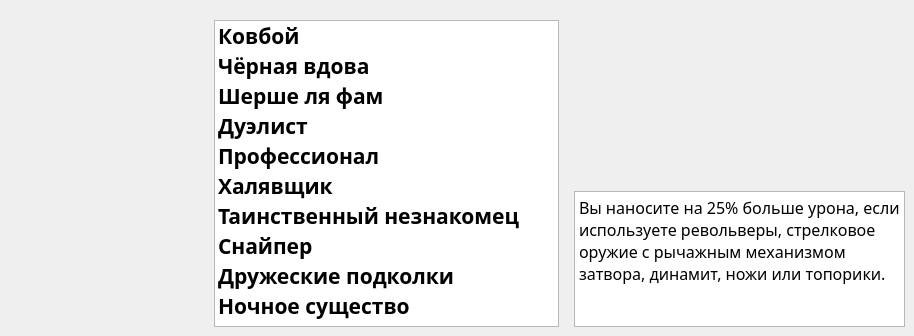
     <widget class="QWidget" name="perks">
      <attribute name="title">
       <string>PERKS</string>
      </attribute>
      <widget class="QListWidget" name="perks_list">
       <property name="geometry">
        <rect>
         <x>214</x>
         <y>20</y>
         <width>345</width>
         <height>307</height>
        </rect>
       </property>
       <property name="font">
        <font>
         <family>Roboto Mono</family>
         <pointsize>16</pointsize>
         <weight>75</weight>
         <bold>true</bold>
        </font>
       </property>
       <property name="focusPolicy">
        <enum>Qt::NoFocus</enum>
       </property>
       <property name="contextMenuPolicy">
        <enum>Qt::DefaultContextMenu</enum>
       </property>
       <property name="verticalScrollBarPolicy">
        <enum>Qt::ScrollBarAlwaysOff</enum>
       </property>
       <property name="horizontalScrollBarPolicy">
        <enum>Qt::ScrollBarAlwaysOff</enum>
       </property>
       <property name="sizeAdjustPolicy">
        <enum>QAbstractScrollArea::AdjustIgnored</enum>
       </property>
       <property name="autoScroll">
        <bool>false</bool>
       </property>
       <property name="editTriggers">
        <set>QAbstractItemView::NoEditTriggers</set>
       </property>
       <property name="showDropIndicator" stdset="0">
        <bool>false</bool>
       </property>
       <property name="flow">
        <enum>QListView::TopToBottom</enum>
       </property>
       <property name="selectionRectVisible">
        <bool>false</bool>
       </property>
       <property name="currentRow">
        <number>-1</number>
       </property>
       <item>
        <property name="text">
         <string>Ковбой</string>
        </property>
       </item>
       <item>
        <property name="text">
         <string>Чёрная вдова</string>
        </property>
       </item>
       <item>
        <property name="text">
         <string>Шерше ля фам</string>
        </property>
       </item>
       <item>
        <property name="text">
         <string>Дуэлист</string>
        </property>
       </item>
       <item>
        <property name="text">
         <string>Профессионал</string>
        </property>
       </item>
       <item>
        <property name="text">
         <string>Халявщик</string>
        </property>
       </item>
       <item>
        <property name="text">
         <string>Таинственный незнакомец</string>
        </property>
       </item>
       <item>
        <property name="text">
         <string>Снайпер</string>
        </property>
       </item>
       <item>
        <property name="text">
         <string>Дружеские подколки</string>
        </property>
       </item>
       <item>
        <property name="text">
         <string>Ночное существо</string>
        </property>
       </item>
       <item>
        <property name="text">
         <string>День под кайфом</string>
        </property>
       </item>
       <item>
        <property name="text">
         <string>Беззаветная преданность</string>
        </property>
       </item>
       <item>
        <property name="text">
         <string>Кладоискатель</string>
        </property>
       </item>
       <item>
        <property name="text">
         <string>Друг животных</string>
        </property>
       </item>
       <item>
        <property name="text">
         <string>Домушник</string>
        </property>
       </item>
       <item>
        <property name="text">
         <string>Виски и роза</string>
        </property>
       </item>
       <item>
        <property name="text">
         <string>Наводчик</string>
        </property>
       </item>
      </widget>
      <widget class="QLabel" name="perks_image">
       <property name="geometry">
        <rect>
         <x>574</x>
         <y>20</y>
         <width>331</width>
         <height>171</height>
        </rect>
       </property>
       <property name="text">
        <string>&lt;html&gt;&lt;head/&gt;&lt;body&gt;&lt;p&gt;&lt;br/&gt;&lt;/p&gt;&lt;/body&gt;&lt;/html&gt;</string>
       </property>
       <property name="alignment">
        <set>Qt::AlignCenter</set>
       </property>
      </widget>
      <widget class="QTextEdit" name="perks_description">
       <property name="geometry">
        <rect>
         <x>574</x>
         <y>191</y>
         <width>331</width>
         <height>136</height>
        </rect>
       </property>
       <property name="font">
        <font>
         <family>Roboto Mono Medium</family>
         <pointsize>12</pointsize>
         <weight>50</weight>
         <bold>false</bold>
        </font>
       </property>
       <property name="verticalScrollBarPolicy">
        <enum>Qt::ScrollBarAlwaysOff</enum>
       </property>
       <property name="horizontalScrollBarPolicy">
        <enum>Qt::ScrollBarAlwaysOff</enum>
       </property>
       <property name="readOnly">
        <bool>true</bool>
       </property>
       <property name="html">
        <string>&lt;!DOCTYPE HTML PUBLIC &quot;-//W3C//DTD HTML 4.0//EN&quot; &quot;http://www.w3.org/TR/REC-html40/strict.dtd&quot;&gt;
&lt;html&gt;&lt;head&gt;&lt;meta name=&quot;qrichtext&quot; content=&quot;1&quot; /&gt;&lt;style type=&quot;text/css&quot;&gt;
p, li { white-space: pre-wrap; }
&lt;/style&gt;&lt;/head&gt;&lt;body style=&quot; font-family:'Roboto Mono Medium'; font-size:12pt; font-weight:400; font-style:normal;&quot;&gt;
&lt;p style=&quot; margin-top:0px; margin-bottom:0px; margin-left:0px; margin-right:0px; -qt-block-indent:0; text-indent:0px;&quot;&gt;Вы наносите на 25% больше урона, если используете револьверы, стрелковое оружие с рычажным механизмом затвора, динамит, ножи или топорики.&lt;/p&gt;&lt;/body&gt;&lt;/html&gt;</string>
       </property>
       <property name="placeholderText">
        <string>Всему прочему вы предпочитаете близкое личное общение. Критический урон при скрытной атаке с использованием пистолетов, револьверов и пистолетов-пулемётов (как обычных, так и энергетических) увеличивается на 20 %.</string>
       </property>
      </widget>
     </widget>
